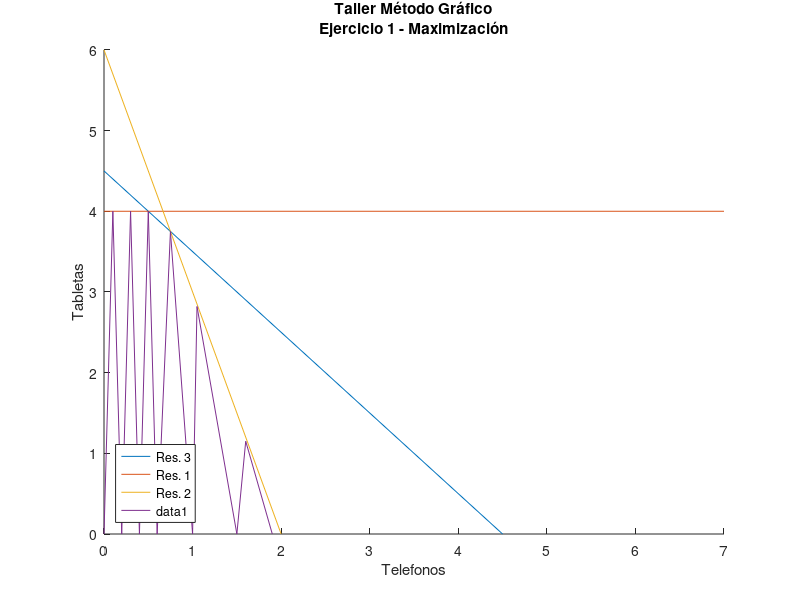

Here is the MATLAB script that generated this plot:
%% Funcion a maximizar %%
%% Z = 700T + 600t %%
%% S.A.%%
%% 2T + 0t <= 8 %%
%%  T + 3t <= 6 %%
%% 2T + 2t <= 9 %%

title({'Taller Método Gráfico';'Ejercicio 1 - Maximización'})

xlabel('Telefonos') 
ylabel('Tabletas') 

hold on;

% evaluando en 0's %
%T1 = 0;
%R1 = 8/(2*T1);
%2 = 6/((T1) * (3*t1));
%R3 = 9/((2*T1) * (2*t1));

% evaluando en 0's %
%t2 = 0;
%Re1 = 8/(2*T2);
%Re2 = 6/((T2) * (3*t2));
%Re3 = 9/((2*T2) * (2*t2));

%Z = 700*T+600*t;

x1 = [4.5 0];
y = [0 4.5];

z = [0 7];
w = [4 4];

a = [0 2];
b = [6 0];

plot(x1,y);
hold on;

plot(z,w);
hold on;

plot(a,b);
hold on;

X=[0 0.1 0.2 0.3 0.4 0.5 0.6 0.75 1 1.05 1.5 1.6 1.9]
Y=[0 4 0 4 0 4 0 3.75 0 2.82 0 1.15 0]

legend({'Res. 3','Res. 1','Res. 2'},'Location','southwest')

plot(X,Y);
hold on;

